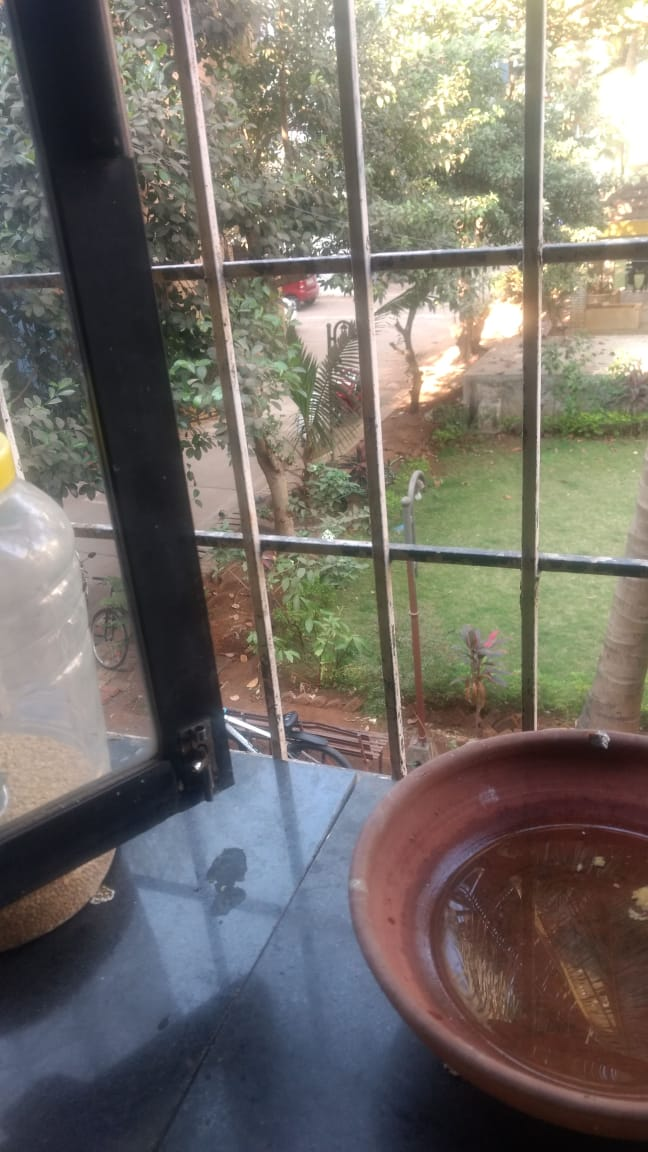
#> input picture InputImages/w5.jpeg, 648 x 1152 px
$ python src.py
#> lines starting #> are read from the running program, lines starting #| are printed output that depends on the picture
import cv2
import numpy as np

img1='InputImages/w5.jpeg'
img2='InputImages/w6.jpeg'
Name_Final = 'OutputImages/Op1WithPre.jpeg'
downsample_level=1
clippinglimit=2
w=360
h=480
gaussian_ksize=3
min_limit=0.75

def inp(A,B):
#> called with A = 'InputImages/w5.jpeg', B = 'InputImages/w6.jpeg'
    img1=cv2.imread(A)
#> img1 is the input picture: shape (1152, 648, 3); mean B, G, R 104.7, 111, 116
    img2=cv2.imread(B)
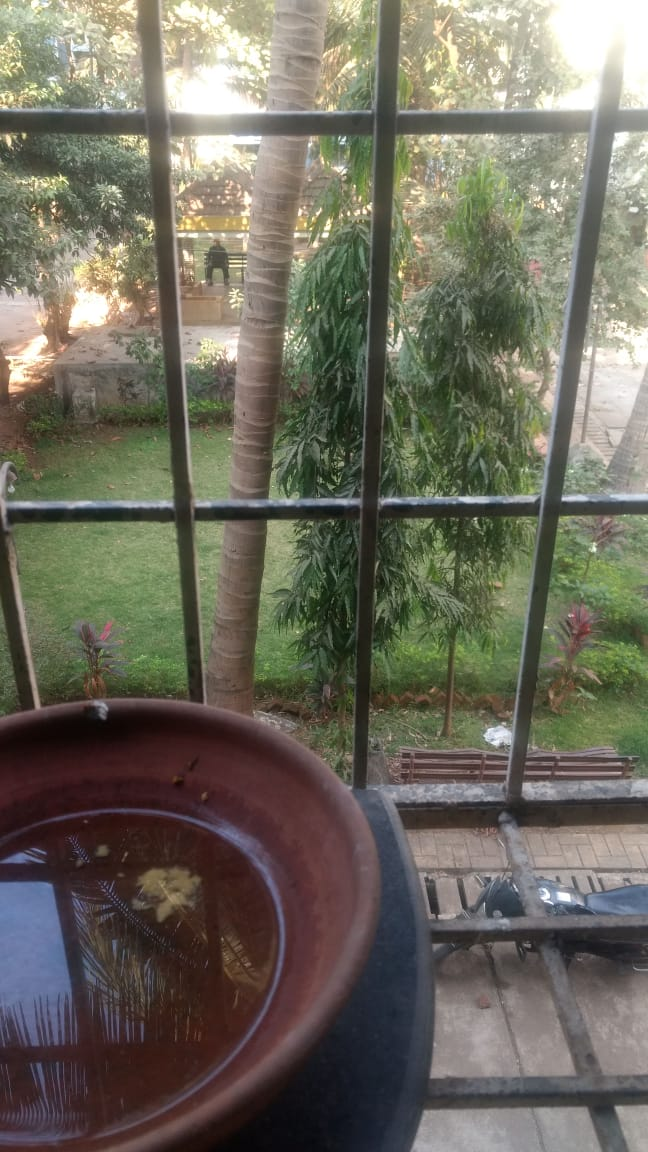
#> input picture InputImages/w6.jpeg, 648 x 1152 px
#> img2 is the input picture: shape (1152, 648, 3); mean B, G, R 93.4, 106.6, 109.6
    return img1,img2

def Hist_Eq(img,climit):
    image_lab = cv2.cvtColor(img,cv2.COLOR_BGR2LAB)
    l_channel, a_channel, b_channel = cv2.split(image_lab)

    clahe = cv2.createCLAHE(clipLimit=climit, tileGridSize=(8, 8))
    cl = clahe.apply(l_channel)

    merged_channels = cv2.merge((cl, a_channel, b_channel))
    final_image = cv2.cvtColor(merged_channels, cv2.COLOR_LAB2BGR)
    return final_image

def Resize_BW(img,w,h):
    img=cv2.cvtColor(img, cv2.COLOR_BGR2GRAY)
    img=cv2.resize(img, (w,h))
    return img

def Downsample(img,downlevel,w,h):
    xrange=range
    G = img
    for i in xrange(downlevel):
        G = cv2.pyrDown(G)
    G=cv2.resize(G,(w,h))
    return G

def GaussianLPF(img,k_size):
    img=cv2.GaussianBlur(img,(k_size,k_size),0)
    return img

def prep(img,w,h,climit,downsample_level,k_size):
    img1=Downsample(img,downsample_level,w,h)
    img2=Hist_Eq(img1,climit)
    img3=Resize_BW(img2,w,h)
    img4=GaussianLPF(img3,k_size)

    return img1,img2,img3,img4

def SIFT(img):
    sift=cv2.xfeatures2d.SIFT_create()
    kp,desc = sift.detectAndCompute(img,None)
    img_keyp =cv2.drawKeypoints(img,kp,None, flags=cv2.DRAW_MATCHES_FLAGS_DRAW_RICH_KEYPOINTS)
    return kp,desc,img_keyp

def Matcher(ima,imb,ima_kp,imb_kp,ima_desc,imb_desc,min_limit):
    bf = cv2.BFMatcher(cv2.NORM_L2)

    matches = bf.knnMatch(ima_desc, imb_desc, k=2)
    good = []
    for m,n in matches:
        if m.distance < min_limit*n.distance:
            good.append([m])

    match_img = cv2.drawMatchesKnn(ima,ima_kp,imb,imb_kp,good,None,flags=2)

    return matches,good,match_img

def FinalCall(A,B,min_limit):
    imDownA,imHistA,imBWA,imLPFA = prep(A,w,h,clippinglimit,downsample_level,gaussian_ksize)
#> in Hist_Eq, `image_lab = cv2.cvtColor(img,cv2.COLOR_BGR2LAB)`: image_lab: shape (480, 360, 3); mean of channels 0, 1, 2 117.9, 129.5, 132.1
#> in Hist_Eq, `merged_channels = cv2.merge((cl, a_channel, b_channel))`: merged_channels: shape (480, 360, 3); mean of channels 0, 1, 2 120.3, 129.5, 132.1
    imDownB,imHistB,imBWB,imLPFB = prep(B,w,h,clippinglimit,downsample_level,gaussian_ksize)
#> call 2 of Hist_Eq, with climit = 2
#> in Hist_Eq (call 2), `image_lab = cv2.cvtColor(img,cv2.COLOR_BGR2LAB)`: image_lab: shape (480, 360, 3); mean of channels 0, 1, 2 112.6, 127.2, 135.9
#> in Hist_Eq (call 2), `l_channel, a_channel, b_channel = cv2.split(image_lab)`:
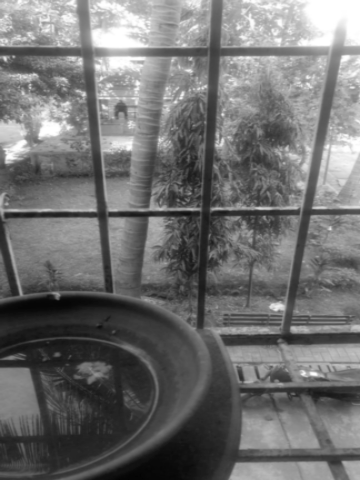
#> l_channel: shape (480, 360); min 3, max 255, mean 112.6
#> in Hist_Eq (call 2), `l_channel, a_channel, b_channel = cv2.split(image_lab)`:
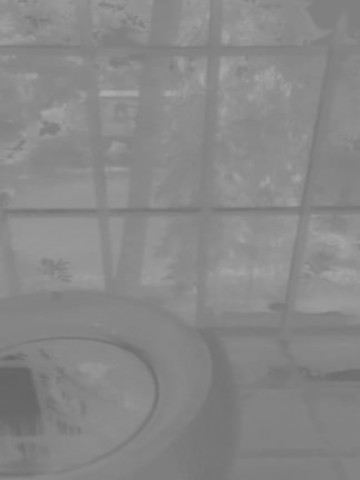
#> b_channel: shape (480, 360); min 100, max 172, mean 135.9
#> in Hist_Eq (call 2), `merged_channels = cv2.merge((cl, a_channel, b_channel))`: merged_channels: shape (480, 360, 3); mean of channels 0, 1, 2 120.9, 127.2, 135.9
#> in Hist_Eq (call 2), `final_image = cv2.cvtColor(merged_channels, cv2.COLOR_LAB2BGR)`:
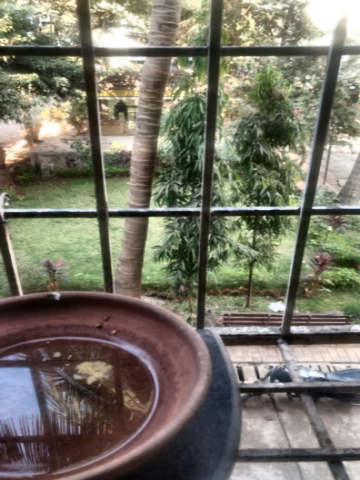
#> final_image: shape (480, 360, 3); mean B, G, R 101.9, 115.3, 118.5

    ima_kp,ima_desc,keyp_imgA = SIFT(imLPFA)
#> in SIFT, `kp,desc = sift.detectAndCompute(img,None)`: kp = 1738 keypoints; strongest (x, y, size): (110, 319, 2.9), (111, 109, 3.2), (191, 106, 3.9), (279, 129, 19.7)
#> in SIFT, `img_keyp =cv2.drawKeypoints(img,kp,None, flags=cv2.DRAW_MATCHES_FLAGS_..`:
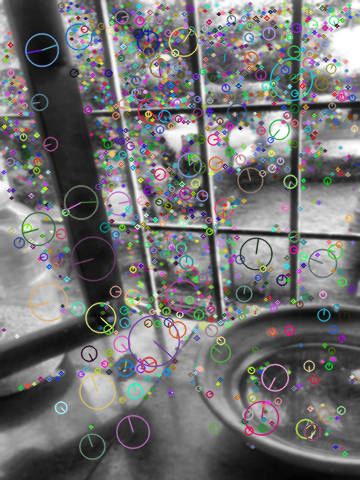
#> img_keyp: shape (480, 360, 3); mean of channels 0, 1, 2 114.6, 114.3, 114.7; drawn as B, G, R
#> ima_kp has the same summary as kp in SIFT
    imb_kp,imb_desc,keyp_imgB = SIFT(imLPFB)
#> in SIFT (call 2), `kp,desc = sift.detectAndCompute(img,None)`: kp = 2057 keypoints; strongest (x, y, size): (294, 329, 5.6), (5, 58, 3.5), (278, 307, 9.8), (232, 340, 9.3)
#> in SIFT (call 2), `img_keyp =cv2.drawKeypoints(img,kp,None, flags=cv2.DRAW_MATCHES_FLAGS_..`:
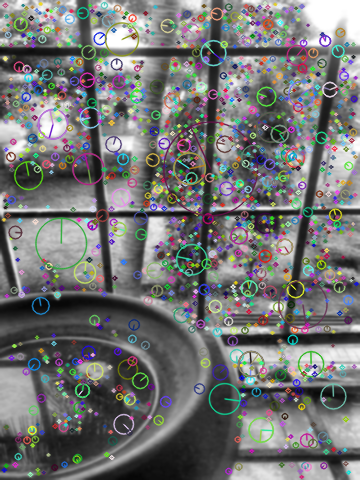
#> img_keyp: shape (480, 360, 3); mean of channels 0, 1, 2 115.6, 115.9, 115; drawn as B, G, R
#> imb_kp has the same summary as kp in SIFT

    matches,good,match_img = Matcher(imBWA,imBWB,ima_kp,imb_kp,ima_desc,imb_desc,min_limit)
#> in Matcher, `matches = bf.knnMatch(ima_desc, imb_desc, k=2)`: matches = 1738 matches
#> after the loop in Matcher, `for m,n in matches:`: good = 55 matches
#> in Matcher, `match_img = cv2.drawMatchesKnn(ima,ima_kp,imb,imb_kp,good,None,flags=2)`:
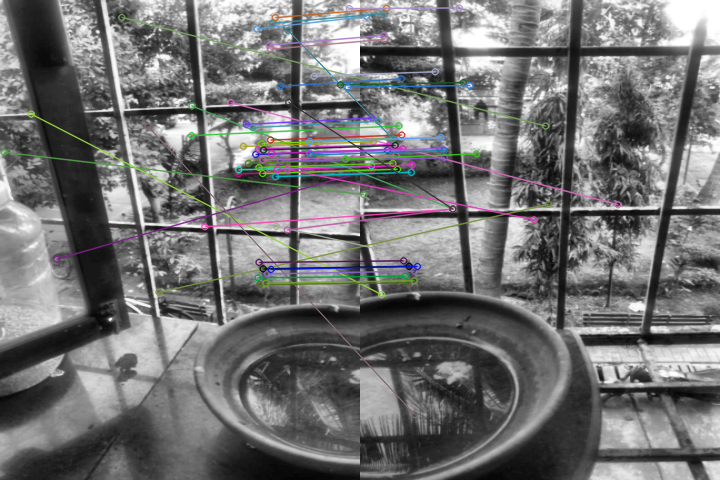
#> match_img: shape (480, 720, 3); mean of channels 0, 1, 2 114.5, 114.3, 114.2; drawn as B, G, R
#> matches = 1738 matches; good = 55 matches

    return match_img

imgA,imgB = inp(img1,img2)

finalimg=FinalCall(imgA,imgB,min_limit)

""" cv2.imshow('DownA',imDownA)
cv2.imshow('HistA',imHistA)
cv2.imshow('BWA',imBWA)
cv2.imshow('LPFA',imLPFA)
cv2.imshow('FA',imFinalA) """

cv2.imshow('Final',finalimg )
cv2.imwrite(Name_Final,finalimg)
k = cv2.waitKey(0)
#> (key Esc is pressed here)
if k == 27:         # wait for ESC key to exit
    cv2.destroyAllWindows()
